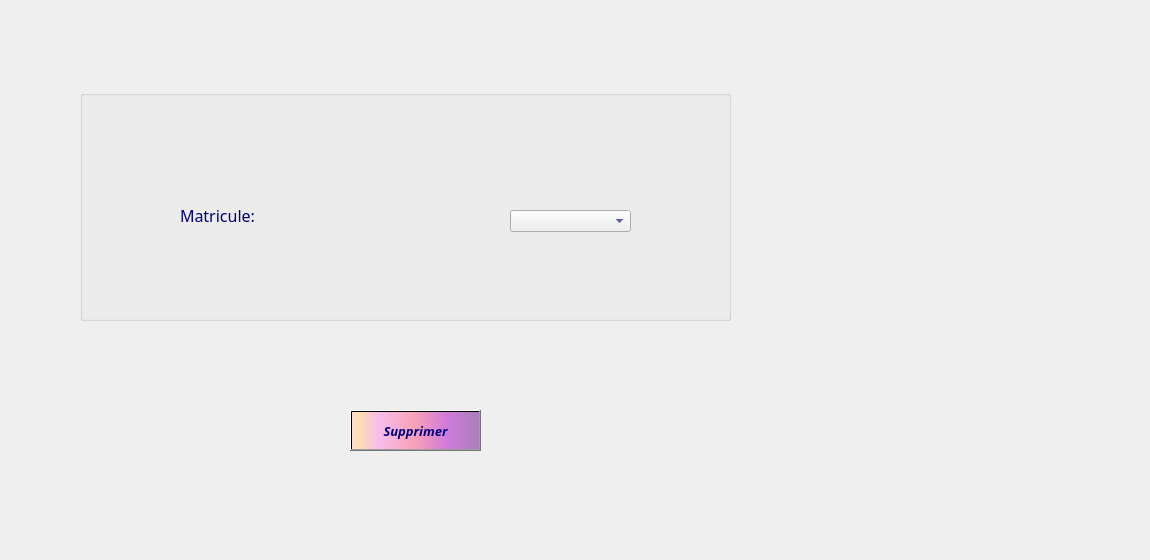
     <widget class="QWidget" name="tab_21">
      <attribute name="title">
       <string>Supprimer</string>
      </attribute>
      <widget class="QLabel" name="label_51">
       <property name="geometry">
        <rect>
         <x>-340</x>
         <y>-10</y>
         <width>1141</width>
         <height>551</height>
        </rect>
       </property>
       <property name="text">
        <string/>
       </property>
       <property name="pixmap">
        <pixmap>../../../../images_projets/macarons-5148496_1920.jpg</pixmap>
       </property>
      </widget>
      <widget class="QGroupBox" name="groupBox_suppCl_4">
       <property name="geometry">
        <rect>
         <x>80</x>
         <y>90</y>
         <width>651</width>
         <height>231</height>
        </rect>
       </property>
       <property name="font">
        <font>
         <family>Lucida Calligraphy</family>
         <pointsize>16</pointsize>
         <weight>50</weight>
         <bold>false</bold>
        </font>
       </property>
       <property name="cursor">
        <cursorShape>ArrowCursor</cursorShape>
       </property>
       <property name="acceptDrops">
        <bool>false</bool>
       </property>
       <property name="layoutDirection">
        <enum>Qt::LeftToRight</enum>
       </property>
       <property name="autoFillBackground">
        <bool>false</bool>
       </property>
       <property name="styleSheet">
        <string notr="true">color:rgb(0, 0, 127);
background-color: qconicalgradient(cx:0, cy:0, angle:135, stop:0 rgba(255, 170, 232, 69), stop:0.0753769 rgba(255, 170, 255, 69), stop:0.221106 rgba(255, 170, 255, 208), stop:0.351759 rgba(255, 192, 255, 0), stop:0.422111 rgba(255, 85, 255, 130), stop:0.437186 rgba(255, 170, 255, 145), stop:0.518717 rgba(255, 170, 255, 130), stop:0.527638 rgba(255, 170, 255, 69), stop:0.562814 rgba(255, 170, 255, 130), stop:1 rgba(255, 255, 0, 69));</string>
       </property>
       <property name="title">
        <string/>
       </property>
       <widget class="QLabel" name="label_52">
        <property name="geometry">
         <rect>
          <x>168</x>
          <y>318</y>
          <width>2101</width>
          <height>2211</height>
         </rect>
        </property>
        <property name="text">
         <string/>
        </property>
        <property name="pixmap">
         <pixmap>../../../../Users/youta/Documents/Clients_cadeaux/macaron.jpg</pixmap>
        </property>
       </widget>
       <widget class="QComboBox" name="comboBox_suppCl_3">
        <property name="geometry">
         <rect>
          <x>430</x>
          <y>120</y>
          <width>121</width>
          <height>22</height>
         </rect>
        </property>
       </widget>
       <widget class="QLabel" name="Nom_ajout_7">
        <property name="geometry">
         <rect>
          <x>100</x>
          <y>110</y>
          <width>171</width>
          <height>31</height>
         </rect>
        </property>
        <property name="font">
         <font>
          <family>Lucida Calligraphy</family>
          <pointsize>12</pointsize>
         </font>
        </property>
        <property name="styleSheet">
         <string notr="true">color: rgb(0, 0, 127);
border-color: rgb(170, 0, 255);</string>
        </property>
        <property name="text">
         <string>Matricule:</string>
        </property>
       </widget>
      </widget>
      <widget class="QPushButton" name="pushButton_suppCl_3">
       <property name="geometry">
        <rect>
         <x>350</x>
         <y>410</y>
         <width>131</width>
         <height>41</height>
        </rect>
       </property>
       <property name="font">
        <font>
         <family>Lucida Calligraphy</family>
         <pointsize>10</pointsize>
         <weight>75</weight>
         <italic>true</italic>
         <bold>true</bold>
         <underline>false</underline>
         <strikeout>false</strikeout>
        </font>
       </property>
       <property name="styleSheet">
        <string notr="true">background-color: qlineargradient(spread:pad, x1:1, y1:0, x2:1, y2:0, stop:0.919598 rgba(255, 0, 111, 255), stop:0.98 rgba(0, 0, 0, 255), stop:1 rgba(235, 148, 61, 255));
color: rgb(0, 0, 127);
background-color: qlineargradient(spread:pad, x1:0, y1:0, x2:1, y2:0, stop:0.0100503 rgba(252, 222, 204, 255), stop:0.0502513 rgba(254, 223, 175, 255), stop:0.211055 rgba(246, 189, 237, 255), stop:0.487437 rgba(249, 162, 183, 255), stop:0.753769 rgba(206, 122, 218, 255), stop:1 rgba(170, 128, 185, 255));</string>
       </property>
       <property name="text">
        <string>Supprimer</string>
       </property>
       <property name="icon">
        <iconset>
         <normaloff>../../../../images_projets/téléchargement.png</normaloff>../../../../images_projets/téléchargement.png</iconset>
       </property>
       <property name="iconSize">
        <size>
         <width>30</width>
         <height>50</height>
        </size>
       </property>
       <property name="checkable">
        <bool>false</bool>
       </property>
       <property name="autoRepeatDelay">
        <number>303</number>
       </property>
      </widget>
     </widget>
